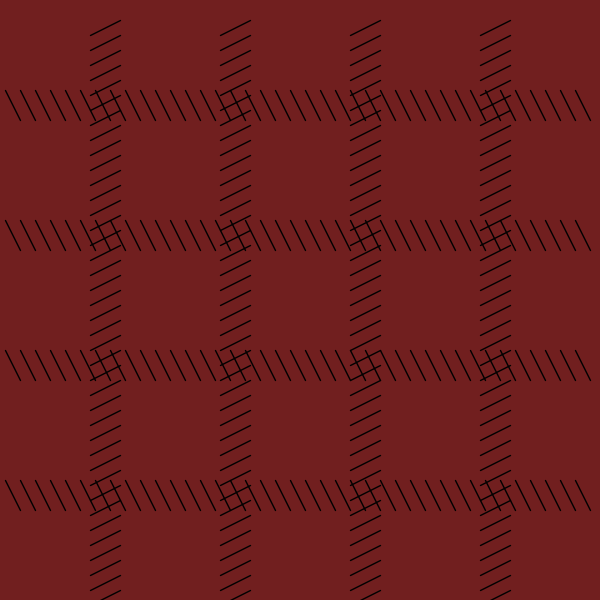
Frame 1 (no input)
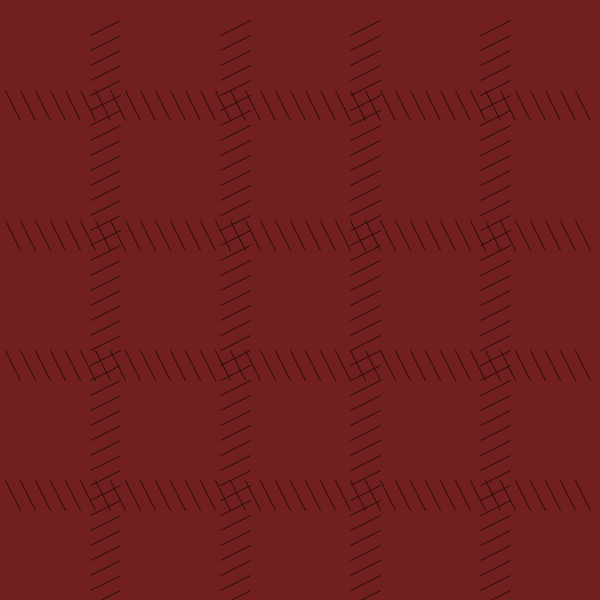
Frame 60 (the mouse pressed at the canvas centre just before this capture)
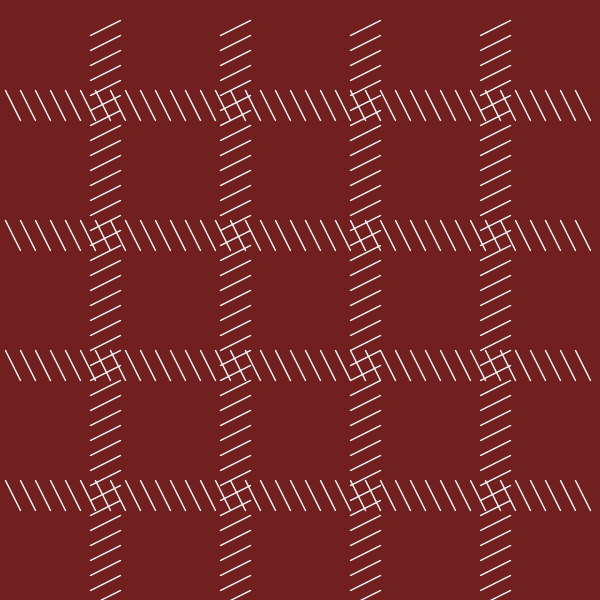
Frame 120 (the mouse held since frame 60 and released just before this capture)

The Processing sketch that drew these frames (run headless with seeded random() and noise(); from frame 60 on, the mouse is pressed at the canvas centre):

// Processing sketch: processing_165289
// ── processing_165289.pde

//creat v with 2 lines
//creative programming class 20141010
//FW season trend pattern burgendy REd check

void setup(){
  size(600,600);
  frameRate(10);
}

void draw(){
  background(#711F1F);
  //stroke(random(31,199),random(0,180),random(40,255));
    stroke(random(mouseY,mouseY),random(mouseY,mouseX),random(mouseX,mouseY));
  strokeWeight(random(0.3,2));
  
for (int y = 120; y<=height; y+=130){
  for(int x = 20; x<=width; x+=15){
    line(x,y,x-15,y-30);
    line(y,x,y-30,x+15);
  }
}
}
